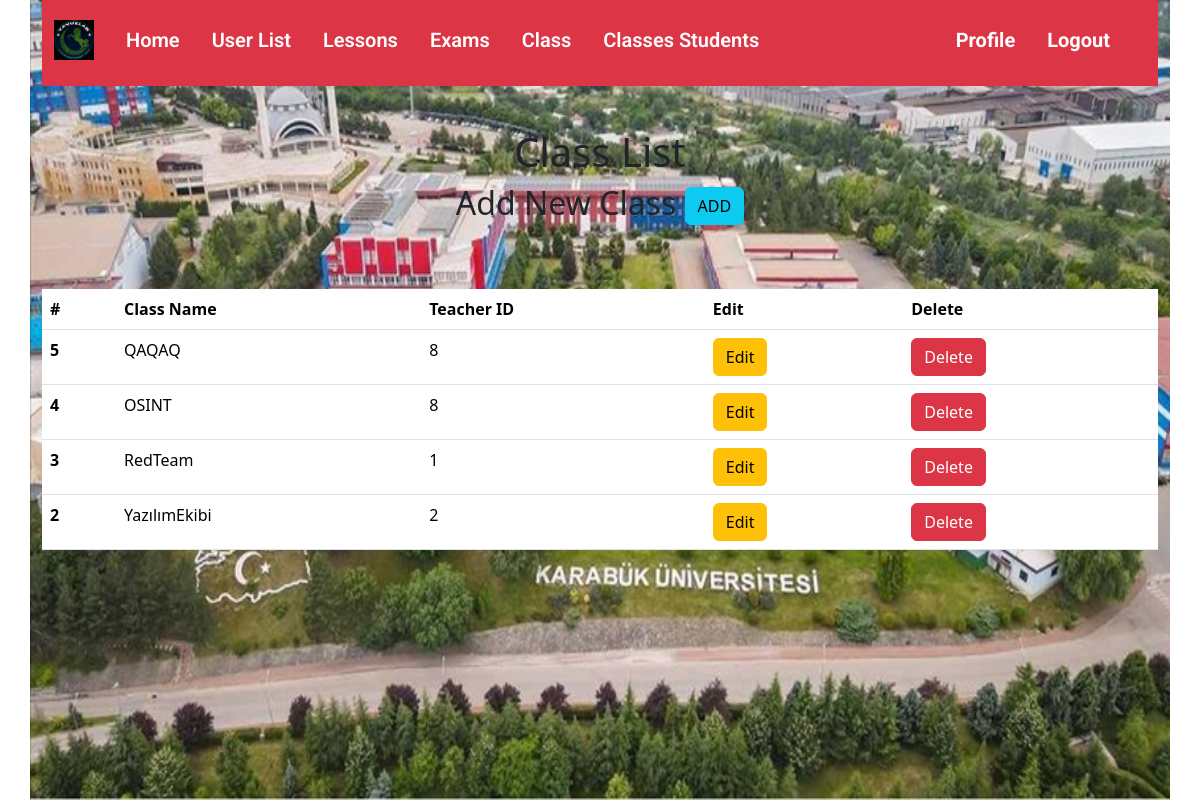
Page /listClass.php (signed in) on the committed database.
### tables this page shows
CREATE TABLE `t_classes` (
  `id` int(11) NOT NULL,
  `class_name` varchar(255) NOT NULL,
  `class_teacher_id` int(11) NOT NULL
);

### dbconnect.php (called while the page is built, shortened)
<?php
$sName = "db";
$uName = "admin";
$pass = "admin";
$db_name = "obsdb";
try {
    $conn = new PDO("mysql:host=$sName;dbname=$db_name", $uName, $pass);
    $conn->setAttribute(PDO::ATTR_ERRMODE, PDO::ERRMODE_EXCEPTION);
    } catch(PDOException $e) {
    echo "Connection failed: " . $e->getMessage();
exit;
    }
    $usersTable = "t_classes";
	$obsdb = $conn->prepare("SELECT * FROM $usersTable ORDER BY id DESC");
	$obsdb->execute();
	$classes = $obsdb->fetchAll(PDO::FETCH_ASSOC);
    ?>

### listClass.php (the view, shortened to what this page needs)
<?php
include "dbconnect.php";
if (isset($_SESSION['id']) && isset($_SESSION['role']) && (isset($_SESSION['role'])=="admin")) {
?>
<!DOCTYPE html>
<html lang="en">
<head>
    <link rel="stylesheet" href="CSS/style.css">
    <link href="https://cdn.jsdelivr.net/npm/bootstrap@5.3.2/dist/css/bootstrap.min.css" rel="stylesheet">
</head>
<body>
    <div class="container container-plus">
        <?php
        include("include/navbar.php");
        ?>
        <div class="row justify-content-center  mt-5">
            <div class="col-md-8">
                <div class="text-center">
                    <h1>Class List</h1>
                    <h2><p>Add New Class <a href="AddClass.php" class="btn btn-info" role="button" >ADD</a></p></h2>
                </div>
            </div>
        </div>
        <div class="row">
<div class="col-md-12 mt-5">
<div class="table-wrap">
<table class="table">
<thead class="thead-primary">
<tr>
<th>#</th>
<th>Class Name</th>
<th>Teacher ID</th>
<th>Edit</th>
<th>Delete</th>
</tr>
</thead>
<tbody>
    <?php
    foreach($classes as $class){
    ?>
    <tr>
<th scope="row"><?php echo $class["id"]; ?></th>
<td><?php echo $class["class_name"]; ?></td>
<td><?php echo $class["class_teacher_id"]; ?></td>
<td><a href="EditClass.php?id=<?php echo $class["id"]; ?>" class="btn btn-block btn-warning">Edit</a></td>
<td><a href="app/Class/deleteClass.php?id=<?php echo $class["id"]; ?>" class="btn btn-block btn-danger">Delete</a></td>
</tr>
    <?php
    }
    ?>
</tbody>
</table>
</div>
</div>
</div>
        </div>
</body>
</html>
<?php } else {
    header("Location: login.php");
    exit;
} ?>

### CSS/style.css (style rules this page uses)
* { margin:0; padding:0; }
.container-plus { background:url(../img/image.jpg); height: 100vh; background-size: 100% 100%; }

### rows in the picture
t_classes: id "5", class_name "QAQAQ", class_teacher "8"
t_classes: id "4", class_name "OSINT", class_teacher "8"
t_classes: id "3", class_name "RedTeam", class_teacher "1"
t_classes: id "2", class_name "YazılımEkibi", class_teacher "2"
